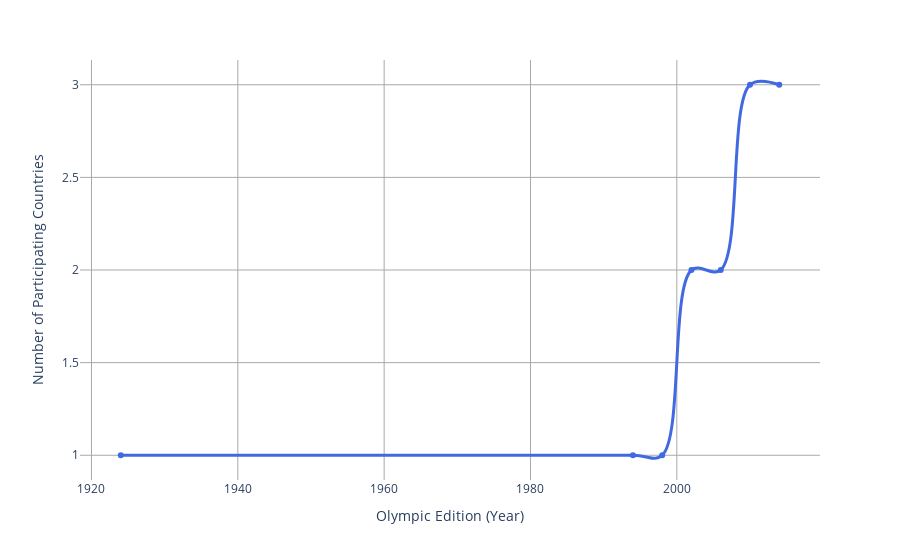

Notebook code cell kept with this figure:
### Code cell
fig = px.line(
    new_df,
    x="Year",
    y="Medal",
    markers=True,
    title = None
)

fig.update_traces(line_shape='spline', line=dict(width=3, color='royalblue'))

fig.update_layout(
    plot_bgcolor="white",
    xaxis_title="Olympic Edition (Year)",
    yaxis_title="Number of Participating Countries",
    title_font=dict(size=12, family="Arial", color="black"),
    xaxis=dict(showgrid=True, gridcolor="darkgray"),
    yaxis=dict(showgrid=True, gridcolor="darkgray")
)

fig.show()

### Figure 1 — Plotly figure (JSON) as saved in the notebook; plotly's stock layout.template omitted (floating-point values rounded to 4 significant figures)
{"data": [{"hovertemplate": "Year=%{x}<br>Medal=%{y}<extra></extra>", "legendgroup": "", "line": {"color": "royalblue", "dash": "solid", "shape": "spline", "width": 3}, "marker": {"symbol": "circle"}, "mode": "lines+markers", "name": "", "orientation": "v", "showlegend": false, "type": "scatter", "x": [1924, 1994, 1998, 2002, 2006, 2010, 2014], "xaxis": "x", "y": [1, 1, 1, 2, 2, 3, 3], "yaxis": "y"}], "layout": {"legend": {"tracegroupgap": 0}, "margin": {"t": 60}, "plot_bgcolor": "white", "title": {"font": {"color": "black", "family": "Arial", "size": 12}}, "xaxis": {"anchor": "y", "domain": [0, 1], "gridcolor": "darkgray", "showgrid": true, "title": {"text": "Olympic Edition (Year)"}}, "yaxis": {"anchor": "x", "domain": [0, 1], "gridcolor": "darkgray", "showgrid": true, "title": {"text": "Number of Participating Countries"}}}}
